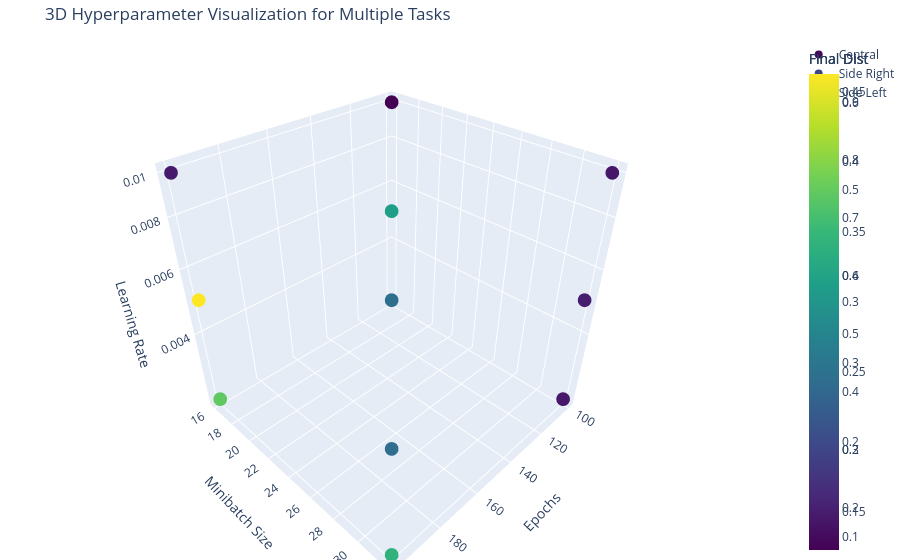

The code cell stored with this chart in its notebook:
### Code cell
import plotly.graph_objects as go
import plotly.subplots as sp

colours =  plt.cm.viridis(np.linspace(0, 1, len(tasks)))
task_cm =  {task: colour for task, colour in zip(tasks, colours)}

colours = ['blue', 'red', 'green', 'purple', 'orange', 'cyan', 'magenta']

data = results


fig = go.Figure()

# Plot each task in the same 3D plot with different colors
for task in tasks:
  print(f"Plotting task: {get_task_name(task)}")
  epochs = [k[0] for k in data.keys() if k[3] == task]
  minibatches = [k[1] for k in data.keys() if k[3] == task]
  lrs = [k[2] for k in data.keys() if k[3] == task]
  final_dists = [data[k]['final_dists'] for k in data.keys() if k[3] == task]
  min_dists = [data[k]['min_dists'] for k in data.keys() if k[3] == task]

  # Add scatter plot for this task to the combined figure
  
  task_name = get_task_name(task)
  fig.add_trace(go.Scatter3d(
    x=epochs,
    y=minibatches,
    z=lrs,
    mode='markers',
    name=task_name,
    marker=dict(
        size=8,
        color=final_dists,  # Use final_dists for color intensity
        colorscale='Viridis',  # Color scale
        showscale=True,  # Display color scale
        colorbar=dict(title="Final Dist")
    ),
    text=[f"Task: {task_name}<br>Epochs: {ep}<br>Minibatch: {mb}<br>LR: {lr}<br>Final Dist: {fd:.4f}<br>Min Dist: {md:.4f}"
          for ep, mb, lr, fd, md in zip(epochs, minibatches, lrs, final_dists, min_dists)],
    hoverinfo='text'
  ))

# Set up labels and title
fig.update_layout(
    title="3D Hyperparameter Visualization for Multiple Tasks",
    scene=dict(
        xaxis_title='Epochs',
        yaxis_title='Minibatch Size',
        zaxis_title='Learning Rate',
        zaxis_type='log'  # Log scale for learning rate (optional)
    ),
    margin=dict(l=0, r=0, b=0, t=40),
)

# Show interactive plot
fig.show()

### Figure 1 — Plotly figure (JSON) as saved in the notebook; plotly's stock layout.template omitted (floating-point values rounded to 4 significant figures)
{"data": [{"hoverinfo": "text", "marker": {"color": [0.1289, 0.2234, 0.1356, 0.1278, 0.1372, 0.1435, 0.4627, 0.1312, 0.2398, 0.1227, 0.1237, 0.1265], "colorbar": {"title": {"text": "Final Dist"}}, "colorscale": [[0, "#440154"], [0.1111, "#482878"], [0.2222, "#3e4989"], [0.3333, "#31688e"], [0.4444, "#26828e"], [0.5556, "#1f9e89"], [0.6667, "#35b779"], [0.7778, "#6ece58"], [0.8889, "#b5de2b"], [1, "#fde725"]], "showscale": true, "size": 8}, "mode": "markers", "name": "Central", "text": ["Task: Central<br>Epochs: 100<br>Minibatch: 16<br>LR: 0.01<br>Final Dist: 0.1289<br>Min Dist: 0.1289", "Task: Central<br>Epochs: 100<br>Minibatch: 16<br>LR: 0.005<br>Final Dist: 0.2234<br>Min Dist: 0.2234", "Task: Central<br>Epochs: 100<br>Minibatch: 16<br>LR: 0.0025<br>Final Dist: 0.1356<br>Min Dist: 0.1356", "Task: Central<br>Epochs: 100<br>Minibatch: 32<br>LR: 0.01<br>Final Dist: 0.1278<br>Min Dist: 0.1278", "Task: Central<br>Epochs: 100<br>Minibatch: 32<br>LR: 0.005<br>Final Dist: 0.1372<br>Min Dist: 0.1372", "Task: Central<br>Epochs: 100<br>Minibatch: 32<br>LR: 0.0025<br>Final Dist: 0.1435<br>Min Dist: 0.1435", "Task: Central<br>Epochs: 200<br>Minibatch: 16<br>LR: 0.01<br>Final Dist: 0.4627<br>Min Dist: 0.0958", "Task: Central<br>Epochs: 200<br>Minibatch: 16<br>LR: 0.005<br>Final Dist: 0.1312<br>Min Dist: 0.1312", "Task: Central<br>Epochs: 200<br>Minibatch: 16<br>LR: 0.0025<br>Final Dist: 0.2398<br>Min Dist: 0.2398", "Task: Central<br>Epochs: 200<br>Minibatch: 32<br>LR: 0.01<br>Final Dist: 0.1227<br>Min Dist: 0.1227", "Task: Central<br>Epochs: 200<br>Minibatch: 32<br>LR: 0.005<br>Final Dist: 0.1237<br>Min Dist: 0.1237", "Task: Central<br>Epochs: 200<br>Minibatch: 32<br>LR: 0.0025<br>Final Dist: 0.1265<br>Min Dist: 0.1265"], "type": "scatter3d", "x": [100, 100, 100, 100, 100, 100, 200, 200, 200, 200, 200, 200], "y": [16, 16, 16, 32, 32, 32, 16, 16, 16, 32, 32, 32], "z": [0.01, 0.005, 0.0025, 0.01, 0.005, 0.0025, 0.01, 0.005, 0.0025, 0.01, 0.005, 0.0025]}, {"hoverinfo": "text", "marker": {"color": [0.3019, 0.9476, 0.4002, 0.2957, 0.4088, 0.552, 0.3487, 0.3466, 0.2665, 0.1264, 0.3827, 0.3523], "colorbar": {"title": {"text": "Final Dist"}}, "colorscale": [[0, "#440154"], [0.1111, "#482878"], [0.2222, "#3e4989"], [0.3333, "#31688e"], [0.4444, "#26828e"], [0.5556, "#1f9e89"], [0.6667, "#35b779"], [0.7778, "#6ece58"], [0.8889, "#b5de2b"], [1, "#fde725"]], "showscale": true, "size": 8}, "mode": "markers", "name": "Side Right", "text": ["Task: Side Right<br>Epochs: 100<br>Minibatch: 16<br>LR: 0.01<br>Final Dist: 0.3019<br>Min Dist: 0.2065", "Task: Side Right<br>Epochs: 100<br>Minibatch: 16<br>LR: 0.005<br>Final Dist: 0.9476<br>Min Dist: 0.6604", "Task: Side Right<br>Epochs: 100<br>Minibatch: 16<br>LR: 0.0025<br>Final Dist: 0.4002<br>Min Dist: 0.3870", "Task: Side Right<br>Epochs: 100<br>Minibatch: 32<br>LR: 0.01<br>Final Dist: 0.2957<br>Min Dist: 0.2028", "Task: Side Right<br>Epochs: 100<br>Minibatch: 32<br>LR: 0.005<br>Final Dist: 0.4088<br>Min Dist: 0.3810", "Task: Side Right<br>Epochs: 100<br>Minibatch: 32<br>LR: 0.0025<br>Final Dist: 0.5520<br>Min Dist: 0.5520", "Task: Side Right<br>Epochs: 200<br>Minibatch: 16<br>LR: 0.01<br>Final Dist: 0.3487<br>Min Dist: 0.2598", "Task: Side Right<br>Epochs: 200<br>Minibatch: 16<br>LR: 0.005<br>Final Dist: 0.3466<br>Min Dist: 0.3466", "Task: Side Right<br>Epochs: 200<br>Minibatch: 16<br>LR: 0.0025<br>Final Dist: 0.2665<br>Min Dist: 0.2665", "Task: Side Right<br>Epochs: 200<br>Minibatch: 32<br>LR: 0.01<br>Final Dist: 0.1264<br>Min Dist: 0.1264", "Task: Side Right<br>Epochs: 200<br>Minibatch: 32<br>LR: 0.005<br>Final Dist: 0.3827<br>Min Dist: 0.3095", "Task: Side Right<br>Epochs: 200<br>Minibatch: 32<br>LR: 0.0025<br>Final Dist: 0.3523<br>Min Dist: 0.3523"], "type": "scatter3d", "x": [100, 100, 100, 100, 100, 100, 200, 200, 200, 200, 200, 200], "y": [16, 16, 16, 32, 32, 32, 16, 16, 16, 32, 32, 32], "z": [0.01, 0.005, 0.0025, 0.01, 0.005, 0.0025, 0.01, 0.005, 0.0025, 0.01, 0.005, 0.0025]}, {"hoverinfo": "text", "marker": {"color": [0.08452, 0.3921, 0.4681, 0.1182, 0.128, 0.1211, 0.1254, 0.633, 0.4962, 0.284, 0.2806, 0.438], "colorbar": {"title": {"text": "Final Dist"}}, "colorscale": [[0, "#440154"], [0.1111, "#482878"], [0.2222, "#3e4989"], [0.3333, "#31688e"], [0.4444, "#26828e"], [0.5556, "#1f9e89"], [0.6667, "#35b779"], [0.7778, "#6ece58"], [0.8889, "#b5de2b"], [1, "#fde725"]], "showscale": true, "size": 8}, "mode": "markers", "name": "Side Left", "text": ["Task: Side Left<br>Epochs: 100<br>Minibatch: 16<br>LR: 0.01<br>Final Dist: 0.0845<br>Min Dist: 0.0845", "Task: Side Left<br>Epochs: 100<br>Minibatch: 16<br>LR: 0.005<br>Final Dist: 0.3921<br>Min Dist: 0.3921", "Task: Side Left<br>Epochs: 100<br>Minibatch: 16<br>LR: 0.0025<br>Final Dist: 0.4681<br>Min Dist: 0.4681", "Task: Side Left<br>Epochs: 100<br>Minibatch: 32<br>LR: 0.01<br>Final Dist: 0.1182<br>Min Dist: 0.1182", "Task: Side Left<br>Epochs: 100<br>Minibatch: 32<br>LR: 0.005<br>Final Dist: 0.1280<br>Min Dist: 0.1280", "Task: Side Left<br>Epochs: 100<br>Minibatch: 32<br>LR: 0.0025<br>Final Dist: 0.1211<br>Min Dist: 0.1211", "Task: Side Left<br>Epochs: 200<br>Minibatch: 16<br>LR: 0.01<br>Final Dist: 0.1254<br>Min Dist: 0.1254", "Task: Side Left<br>Epochs: 200<br>Minibatch: 16<br>LR: 0.005<br>Final Dist: 0.6330<br>Min Dist: 0.6144", "Task: Side Left<br>Epochs: 200<br>Minibatch: 16<br>LR: 0.0025<br>Final Dist: 0.4962<br>Min Dist: 0.4962", "Task: Side Left<br>Epochs: 200<br>Minibatch: 32<br>LR: 0.01<br>Final Dist: 0.2840<br>Min Dist: 0.0784", "Task: Side Left<br>Epochs: 200<br>Minibatch: 32<br>LR: 0.005<br>Final Dist: 0.2806<br>Min Dist: 0.2759", "Task: Side Left<br>Epochs: 200<br>Minibatch: 32<br>LR: 0.0025<br>Final Dist: 0.4380<br>Min Dist: 0.4380"], "type": "scatter3d", "x": [100, 100, 100, 100, 100, 100, 200, 200, 200, 200, 200, 200], "y": [16, 16, 16, 32, 32, 32, 16, 16, 16, 32, 32, 32], "z": [0.01, 0.005, 0.0025, 0.01, 0.005, 0.0025, 0.01, 0.005, 0.0025, 0.01, 0.005, 0.0025]}], "layout": {"margin": {"b": 0, "l": 0, "r": 0, "t": 40}, "scene": {"xaxis": {"title": {"text": "Epochs"}}, "yaxis": {"title": {"text": "Minibatch Size"}}, "zaxis": {"title": {"text": "Learning Rate"}, "type": "log"}}, "title": {"text": "3D Hyperparameter Visualization for Multiple Tasks"}}}
